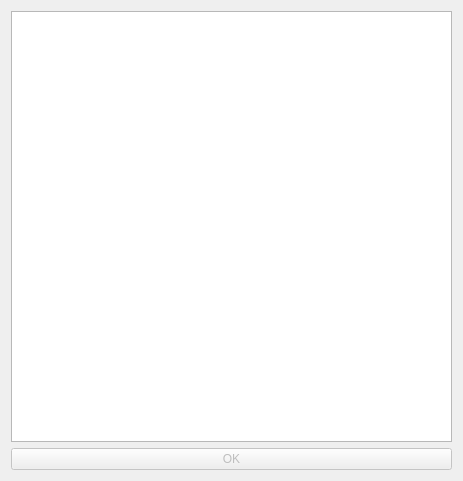
<ui version="4.0" >
 <class>Tratta</class>
 <widget class="QDialog" name="Tratta" >
  <property name="geometry" >
   <rect>
    <x>0</x>
    <y>0</y>
    <width>463</width>
    <height>481</height>
   </rect>
  </property>
  <property name="windowTitle" >
   <string>Scelta Cavalli</string>
  </property>
  <layout class="QVBoxLayout" >
   <item>
    <widget class="QTableWidget" name="cavalliView" />
   </item>
   <item>
    <layout class="QHBoxLayout" >
     <item>
      <widget class="QPushButton" name="okButton" >
       <property name="enabled" >
        <bool>false</bool>
       </property>
       <property name="text" >
        <string>OK</string>
       </property>
      </widget>
     </item>
    </layout>
   </item>
  </layout>
 </widget>
 <layoutdefault spacing="6" margin="11" />
 <pixmapfunction>qPixmapFromMimeSource</pixmapfunction>
 <resources/>
 <connections>
  <connection>
   <sender>okButton</sender>
   <signal>clicked()</signal>
   <receiver>Tratta</receiver>
   <slot>accept()</slot>
   <hints>
    <hint type="sourcelabel" >
     <x>20</x>
     <y>20</y>
    </hint>
    <hint type="destinationlabel" >
     <x>20</x>
     <y>20</y>
    </hint>
   </hints>
  </connection>
 </connections>
</ui>
